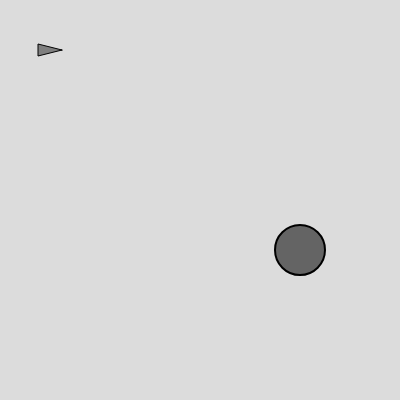
Frame 1 (no input)
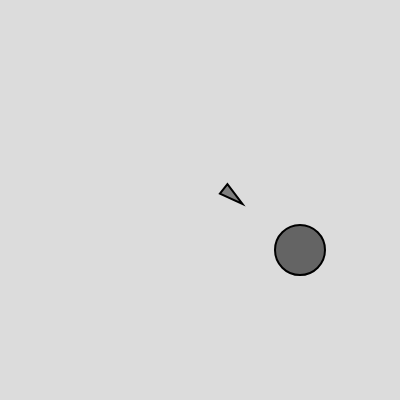
Frame 60 (no input)
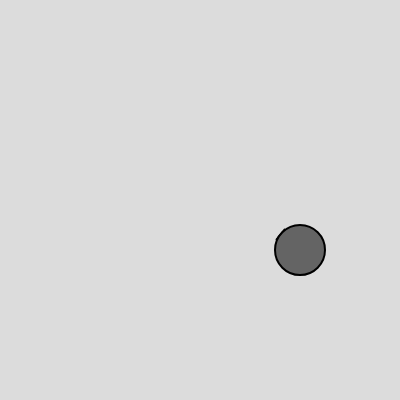
Frame 120 (the mouse pressed at the canvas centre since frame 60)

The p5.js sketch that drew these frames (run headless with seeded random() and noise() and a simulated clock; from frame 60 on, the mouse is pressed at the canvas centre):

// p5.js sketch
// ── sketch.js
let vehicle;
let target;


function setup() {
  createCanvas(400, 400);
  vehicle = new Vehicle (50, 50);
  target = new Target(300, 250);
}

function draw() {
  background(220);
  
  vehicle.update();
  console.log(vehicle.acceleration.copy());
  vehicle.arrive(target.position);
  console.log(vehicle.acceleration.copy());
  vehicle.show();
  target.show();
}



class Vehicle{
  constructor(x, y){
    this.position = createVector(x, y);
    this.velocity = createVector();
    this.acceleration = createVector();
    this.maxspeed = 5;
    this.maxforce = 0.2;
    this.r = 6;
  }
  
  update(){
    this.velocity.add(this.acceleration);
    this.velocity.limit(this.maxspeed);
    this.position.add(this.velocity);
    this.acceleration.mult(0);
    // console.log(this.acceleration.copy());
    
  }
  
  seek(target){
    let desiredVelocity = p5.Vector.sub(target, this.position);
    desiredVelocity.setMag(this.maxspeed);
    let steerForce = p5.Vector.sub(desiredVelocity, this.velocity);
    steerForce.limit(this.maxforce);
    this.applyForce(steerForce);
  }
  
  arrive(target){
    let desiredVelocity = p5.Vector.sub(target, this.position);
    
    // rather than set desiredVelocity to the maxspeed, relate it to the distance to the target
    // desiredVelocity.setMag(this.maxspeed);
    let dist = desiredVelocity.mag();
    let distThreshold = 100;
    let magnitude = map (dist, 0, distThreshold, 0, this.maxspeed*0.5);
    
    if(dist < distThreshold){
      desiredVelocity.setMag(magnitude);
    }else{
      desiredVelocity.setMag(this.maxspeed);
    }
    
    let steerForce = p5.Vector.sub(desiredVelocity, this.velocity);
    steerForce.limit(this.maxforce);
    this.applyForce(steerForce);
  
  }
  
  applyForce(force){
    this.acceleration.add(force);
  }
  
  show(){
    // The vehicle is a triangle pointing in the direction of velocity.
    let angle = this.velocity.heading();
    fill(127);
    stroke(0);
    push();
    translate(this.position.x, this.position.y);
    rotate(angle);
    beginShape();
    vertex(this.r * 2, 0);
    vertex(-this.r * 2, -this.r);
    vertex(-this.r * 2, this.r);
    endShape(CLOSE);
    pop();
  }
  
}


class Target{
  constructor(x, y){
    this.position = createVector(x, y);
  }
  
  show(){
    fill(100);
    strokeWeight(2);
    circle(this.position.x, this.position.y, 50);
  }
}
